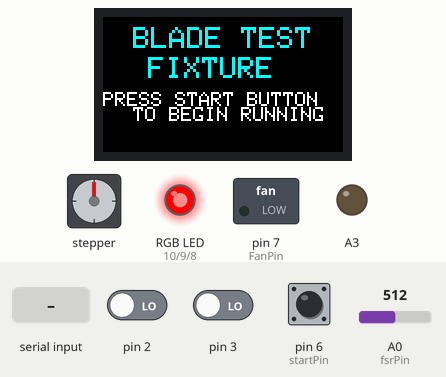
This sketch was run on a simulated Arduino Uno, built with avr-gcc and run on an emulated ATmega328P. On the bench: stepper motor, 240×135 colour display, switched loads named in the sketch (green lamp = pin HIGH), an RGB LED mixed from three pins (HIGH = lit), output pins drawn as LEDs (lit = HIGH). Wiring (inferred from the names in the program): stepper motor driver (200 steps per turn assumed): step pin 4; direction A1. Inputs (shaded band) come from the test bench; at power-on: pin 6 (startPin) LOW, pin 2 LOW, pin 3 LOW, A0 (fsrPin) = 512. Storage starts empty; pins used as bus, display or sensor lines are not drawn; what the sketch prints to the serial monitor is not drawn.

Above: at 1.4 s.
1.5 s: pin 6 (startPin) pulled HIGH for 0.15 s
At 2.4 s:
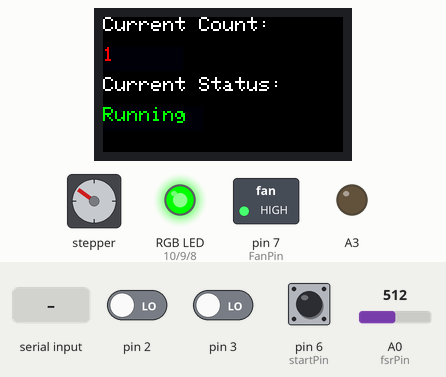
4.6 s: pin 2 driven HIGH
At 8.3 s:
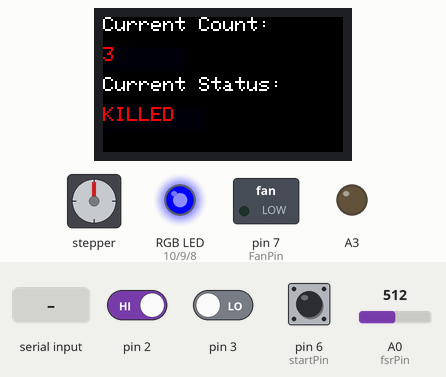
9.1 s: "f\n" received over Serial
At 10.7 s:
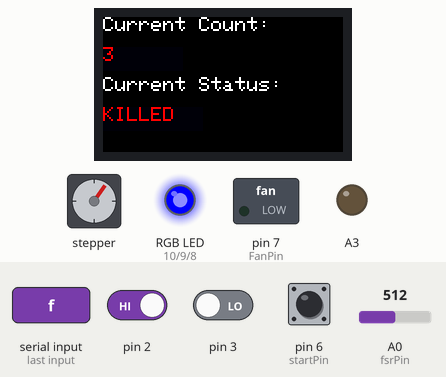
11.3 s: "f\n" received over Serial
At 12.8 s:
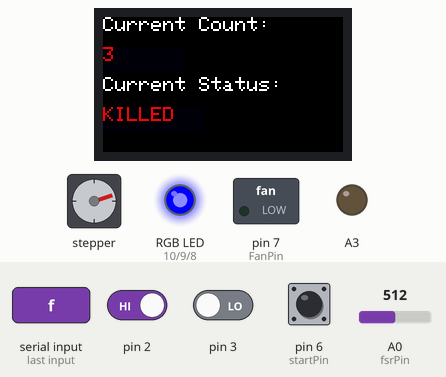
13.1 s: "b\n" received over Serial
At 13.7 s:
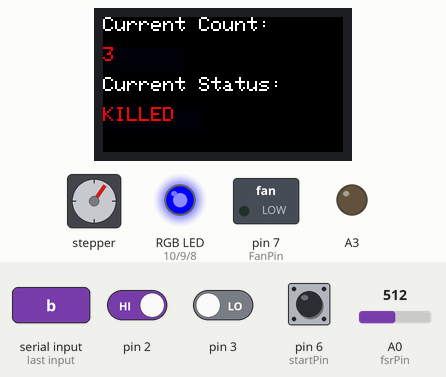
Timing chart, 0 to 15.9 s (numbered marks = the images above; inputs shaded):
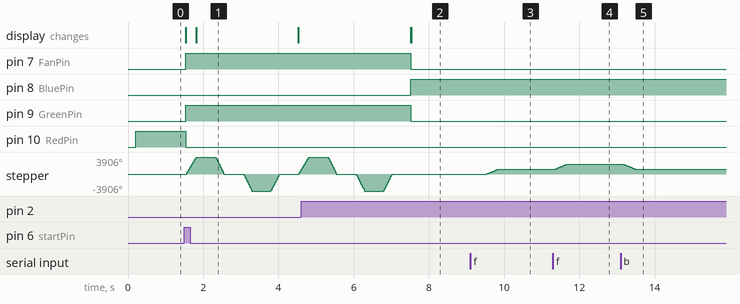

The sketch:

BTF_V2.ino
```cpp
/*
  Analog input, serial output

  Reads an analog input pin, converts it into voltage and converts the voltage into a psi value
  Also prints the results to the Serial Monitor which can be captured using RealTerm/TeraTerm.

  The circuit:
  - Signal pin connected to analog pin 0.
    Rest of the 2 wires of M2000 pressure sensor go to +5V and ground
  - Spits out data every 200 milliseconds

  created 2 Feb. 2021
  modified 3 March 4 2021
  by Andrew Abrego

*/


#include <Adafruit_GFX.h>    // Core graphics library
#include <Adafruit_ST7735.h> // Hardware-specific library for ST7735
#include <Adafruit_ST7789.h> // Hardware-specific library for ST7789
#include <SPI.h>
#include <SD.h>

//file to write to

File myFile;

//Relays Pin
const int dirPin =  A1;
const int stepPin = 4;

//LED Pins
const int RedPin = 10;
const int GreenPin = 9;
const int BluePin = 8;

//Relay Pin
const int FanPin = 7;
const int startPin = 6;

//TFT pins

#define TFT_CS        5                                                   //48
#define TFT_DC        A4                                                   //44
#define TFT_RST       A5
#define TFT_SDCS      A3

//FSR Pins


int fsrPin = 0;     // the FSR and 10K pulldown are connected to a0
float fsrReading;     // the analog reading from the FSR resistor divider

float fsrForce;       // Finally, the resistance converted to force


void check_sum();
void take_measurement();


//adafruit TFT screen

Adafruit_ST7789 tft = Adafruit_ST7789(TFT_CS, TFT_DC, TFT_RST);

//tft function
//void setCursor(uint16_t x0, uint16_t y0);
//void setTextColor(uint16_t color);
//void setTextColor(uint16_t color, uint16_t backgroundcolor);


//Used for the debounce of the pause button.
unsigned long lastDebounceTime = 0;  // the last time the output pin was toggled
unsigned long debounceDelay = 50;

//How much the stepper motor moves by
int steps = 2170 ;
int speed_delay = 50; //delay is in microseconds

//How many steps the Carriage moves when inputted from the Serial Monitor
int Remote_Movement_Steps = 620;

int PausePinState;
int LastPausePinState = LOW;

int count = 0;
int KillSwitchState = 0;
int StartPinState = 0;
int StartFlag = 0;

//sum for the Newtons

float sum = 0;


//commands for buttons in PCB
String command;
String KillSwitch = "false";
bool PauseButtonBool = false;
bool StartButton = false;


//data line for writing the data to the file
String data_line;

//Function Prototypes

void Kill();
void Pause2();
//void printNum(unsigned long num);
void Move_Motor();
void Start();
void RGB_color(int red_light_value, int green_light_value, int blue_light_value);
void my_interrupt_handler();
void update_count(int number);
//void Error_flag();


//These Functions Take Care of Measuring
void getNewtons();

String FileName = "BTF_R4.csv";


void setup() {

  //kill switch
  attachInterrupt(digitalPinToInterrupt(2), Kill, RISING);
  //pause button
  attachInterrupt(digitalPinToInterrupt(3), my_interrupt_handler, RISING);
  // Sets the two pins as Output
  pinMode(stepPin, OUTPUT);
  pinMode(dirPin, OUTPUT);
  pinMode(startPin, INPUT);
  pinMode(FanPin, OUTPUT);

  // lc.shutdown (0, false);                                 // wake up display
  //  lc.setIntensity (0, 4);                                 // set brightness level (0 to 15)
  //  lc.clearDisplay (0);                                    // clear display register
  //  printNum(count);                                        //sets count to zero


  //initializes the TFT Screen


  tft.init(135, 240);
  tft.setRotation(1);
  //Fills The screen with black
  tft.fillScreen(ST77XX_BLACK);


  //creates the current count variable on the
  tft.setCursor(30, 10);
  tft.setTextSize(3);
  tft.setTextColor(0x7FF);
  tft.println("BLADE TEST");
  tft.setCursor(45, 40);
  tft.println("FIXTURE");

  //prints the current status of the rig
  tft.setTextSize(2);
  tft.setCursor(0, 75);
  tft.setTextColor(0xFFFF);
  tft.println("PRESS START BUTTON");
  tft.setCursor(30, 90);
  tft.println("TO BEGIN RUNNING ");

  Serial.begin(9600);

  while (!Serial) {
    ; // wait for serial port to connect. Needed for native USB port only
  }

  Serial.print("Initializing SD card...");

  if (!SD.begin(TFT_SDCS)) {
    //Error_flag();
    while (1)
    {
      RGB_color(0, 0 , 255); //Green
      delay(500);
      RGB_color(0, 0 , 0);
      delay(500);
    }
  }
  Serial.println("initialization done.");

  //pinmodes for multicolor LED
  pinMode(RedPin, OUTPUT);
  pinMode(GreenPin, OUTPUT);
  pinMode(BluePin, OUTPUT);
  RGB_color(255, 0 , 0); //Green
  pinMode(A1, OUTPUT);
  pinMode(A3, OUTPUT);
  pinMode(A4, OUTPUT);
  pinMode(A5, OUTPUT);


  //CopyRight TXT lol for andy and cole

  //writes the initial column headers for the csv file
  myFile = SD.open(FileName, FILE_WRITE);

  // if the file opened okay, write to it:


  //********************************************************************WRITE DATA FOR FILE HERE ***********************************************************************

  if (myFile) {
    Serial.print("Writing to test.txt...");
    myFile.println("Date: , 5/12/2021");
    myFile.println("Time: , 1:13");
    myFile.println("Cycles : , 10000");
    myFile.println("Displacment: , 10mm");
    myFile.println("Speed: , 250 uS");
    myFile.println("");

    myFile.println("Count," "Average Newtons Per Step");
    // close the file:
    myFile.close();
    Serial.println("done.");
  } else {
    // if the file didn't open, print an error:
    Serial.println("error opening File");

  }
}


void loop() {


  if (KillSwitch == "false" && PauseButtonBool == false && StartButton == true) {

    //Green

    RGB_color(0, 255, 0);
    tft.setCursor(0, 60);
    tft.fillRect(0, 90 , 100 , 24, 1); //used to clear the screen
    tft.setCursor(0, 90);
    tft.setTextColor(0x07E0);
    tft.print("Running");

    digitalWrite(dirPin, HIGH); //Changes the rotations direction
    // Makes 400 pulses for making two full cycle rotation
    digitalWrite(FanPin, HIGH);
    //310 steps == 1mm
    for (int x = 0; x < steps; x++) {
      digitalWrite(stepPin, HIGH);
      delayMicroseconds(speed_delay);
      digitalWrite(stepPin, LOW);
      delayMicroseconds(speed_delay);
      //takes measurement every 10 steps (Cant be any faster or Program will not compile)
      //take_measurement();

      if ((x % 200) == 0)
      {
        Serial.println("working");
        getNewtons();
      }

    }


    delay(500);
    digitalWrite(dirPin, LOW); // Enables the motor to move in a particular direction
    // Makes 200 pulses for making one full cycle rotation
    for (int x = 0; x < steps; x++) {
      digitalWrite(stepPin, HIGH);
      delayMicroseconds(speed_delay);
      digitalWrite(stepPin, LOW);
      delayMicroseconds(speed_delay);

      //takes measurement every 10 steps (Cant be any faster or Program will not compile)

    }

    check_sum();

    delay(500); // One second delay


    digitalWrite(dirPin, LOW); //Changes the rotations direction
    // Makes 400 pulses for making two full cycle rotation

    //310 steps == 1mm
    for (int x = 0; x < steps; x++) {
      digitalWrite(stepPin, HIGH);
      delayMicroseconds(speed_delay);
      digitalWrite(stepPin, LOW);
      delayMicroseconds(speed_delay);

    }
    delay(500);
    //Kill();
    // Pause();

    digitalWrite(dirPin, HIGH); // Enables the motor to move in a particular direction
    // Makes 200 pulses for making one full cycle rotation
    for (int x = 0; x < steps; x++) {
      digitalWrite(stepPin, HIGH);
      delayMicroseconds(speed_delay);
      digitalWrite(stepPin, LOW);
      delayMicroseconds(speed_delay);

      //Kill();
      // Pause();
    }

    delay(500); // One second delay
    //Kill();
    //Pause();
    count++;
    update_count(count);
  }
  else
  {

    if (PauseButtonBool == true && KillSwitch == "false" )
    {
      Move_Motor();
      //Yellow
      RGB_color(0, 50, 255);
      tft.setCursor(0, 60);
      tft.fillRect(0, 90 , 100 , 24, 1); //used to clear the screen
      tft.setCursor(0, 90);
      tft.setTextColor(0xFFE0);
      tft.print("Paused");
      delay(1000);
    }

    if (KillSwitch != "false")
    {
      Move_Motor();
      digitalWrite(FanPin, LOW);
      RGB_color(0, 0, 255); //Red
      tft.setCursor(0, 60);
      tft.fillRect(0, 90 , 100 , 24, 1); //used to clear the screen
      tft.setCursor(0, 90);
      tft.setTextColor(0xF800);
      tft.print("KILLED");
      delay(1000);

    }
    Start();
  }

}
//function kills the motor
void Kill()
{
  KillSwitch = "Not true";
  Serial.println("Kill Switch has been Pressed");
}

//Function Pauses the Motor
void Pause2()
{
  int reading = digitalRead(3);
  if (reading == HIGH || count == 10000)
  {
    PauseButtonBool = !PauseButtonBool;
    Serial.print("PauseButtoBoolean state: ");
    Serial.println(PauseButtonBool);
  }

}
//Function Starts the Fixture
void Start()
{

  StartPinState = digitalRead(startPin);
  //Serial.println(StartPinState);
  if (StartPinState == HIGH && StartFlag == 0)
  {
    StartButton = true;
    Serial.print("Operation has been Started");

    tft.fillScreen(ST77XX_BLACK);
    tft.setCursor(0, 0);
    tft.setTextSize(2);
    tft.println("Current Count: ");

    //prints the current status of the rig
    tft.setCursor(0, 60);
    tft.println("Current Status: ");
    StartFlag++;
    count++;
    //updates count on tft
    update_count(count);
  }
}


//7SD numbers

//function to print number to the screen
//void printNum(unsigned long num)                          // print the generated number to the 8-number display
//{
//  unsigned long dig = 1;
//  unsigned long digCnt = 0;
//
//  if ( num > 0 )                                           // if number is greater than zero
//  {
//    while ( num >= dig )                                    // count # of digits
//    {
//      dig *= 10;
//      digCnt++;
//    }
//    for (int d = 0, dig = 10; d < digCnt; d++)           // while more digits
//    {
//      lc.setDigit(0, d, byte(num % 10), false);         // write this digit
//      num /= 10;                                        // writing from right to left
//    }
//  }
//  else
//  {
//    lc.setDigit(0, 0, (byte)0, false);                  // just write a zero
//  }
//}

//Function to move the motor once the device is either paused or killed
void Move_Motor() {
  if (Serial.available() > 0)
  {
    command = Serial.readStringUntil('\n');

    if (command  == "f")
    {
      digitalWrite(dirPin, HIGH); //Changes the rotations direction
      // Makes 400 pulses for making two full cycle rotation
      //310 steps == 1mm
      for (int x = 0; x < Remote_Movement_Steps; x++) {
        digitalWrite(stepPin, LOW);
        delayMicroseconds(250);
        digitalWrite(stepPin, HIGH);
        delayMicroseconds(250);
      }
      delay(500);
    }
    else if (command == "b")
    {
      digitalWrite(dirPin, LOW); //Changes the rotations direction
      // Makes 400 pulses for making two full cycle rotation
      //310 steps == 1mm
      for (int x = 0; x < Remote_Movement_Steps; x++) {
        digitalWrite(stepPin, LOW);
        delayMicroseconds(250);
        digitalWrite(stepPin, HIGH);
        delayMicroseconds(250);
      }
    }
  }
}


void RGB_color(int red_light_value, int green_light_value, int blue_light_value)
{
  analogWrite(RedPin, red_light_value);
  analogWrite(GreenPin, green_light_value);
  analogWrite(BluePin, blue_light_value);
}


void my_interrupt_handler()
{
  int count_test;
  static unsigned long last_interrupt_time = 0;
  unsigned long interrupt_time = millis();
  // If interrupts come faster than 200ms, assume it's a bounce and ignore

  if (interrupt_time - last_interrupt_time > 200)
  {
    int reading2 = digitalRead(3);


    //unsure about code below look at later
    //count_test = count % 10000

    if (reading2 == HIGH)
    {
      PauseButtonBool = !PauseButtonBool;
      Serial.print("PauseButtoBoolean state: ");
      Serial.println(PauseButtonBool);
    }
  }
  last_interrupt_time = interrupt_time;
}

//function to constantly update the count of the device on the TFT

void update_count(int number)
{
  tft.fillRect(0, 30 , 80 , 24, 1); //used to clear the screen
  tft.setTextSize(2);
  tft.setTextColor(0xF800);
  tft.setCursor(0, 30);
  tft.print(number);
}

//takes measuremnt in newtons of the force sensor;

//function triggers kill switch
void check_sum()
{
  //divides the sum of newtons force by the amount of steps (going forward -> then backward <- to origin

  sum = sum/10 ;
  Serial.print(" ");
  Serial.print("Sum: ");
  Serial.println(sum);


  if (sum < .25)
  {
    KillSwitch = "Not true";
  }

  write_to_file(sum, count);

  sum = 0;
}

void write_to_file(float newtons, int count_number)
{
  //strings to convert taken in data to string format in order to write them into data file

  String newton_string, count_string;
  myFile = SD.open(FileName, FILE_WRITE);

  // if the file opened okay, write to it:
  if (myFile) {
    Serial.print("Writing to File...");

    newton_string = String(newtons);
    count_string = String(count_number);

    myFile.println(newton_string + "," + count_string);

    // close the file:
    myFile.close();

    //Serial.println("done.");
  } else {
    // if the file didn't open, print an error:
    Serial.println('E');
  }

}

void getNewtons() {
  fsrReading = analogRead(fsrPin);

  float fsrVoltage;     // the analog reading converted to voltage
  float fsrResistance;  // The voltage converted to resistance, can be very big so make "long"
  float fsrConductance;
  // Serial.print("Analog reading = ");
  // Serial.println(fsrReading);

  // analog voltage reading ranges from about 0 to 1023 which maps to 0V to 5V (= 5000mV)
  fsrVoltage = map(fsrReading, 0, 1023, 0, 5000);
  // Serial.print("Voltage reading in mV = ");
  // Serial.println(fsrVoltage);

  if (fsrVoltage == 0) {
    // Serial.println("No pressure");
  } else {
    // The voltage = Vcc * R / (R + FSR) where R = 10K and Vcc = 5V
    // so FSR = ((Vcc - V) * R) / V        yay math!
    fsrResistance = 5000 - fsrVoltage;     // fsrVoltage is in millivolts so 5V = 5000mV
    fsrResistance *= 10000;                // 10K resistor
    fsrResistance /= fsrVoltage;
    fsrConductance = 1000000;           // we measure in micromhos so
    fsrConductance /= fsrResistance;


    // Use the two FSR guide graphs to approximate the force
    if (fsrConductance <= 1000) {
      fsrForce = fsrConductance / 80;
      //Serial.print("Force in Newtons: ");
      //Serial.println(fsrForce);
    } else {
      fsrForce = fsrConductance - 1000;
      fsrForce /= 30;
      //Serial.print("Force in Newtons: ");
      //Serial.println(fsrForce);
    }
  }
  //Serial.println("--------------------");

  sum = sum + fsrForce;
  Serial.print(sum);
}

//This Function Displays an Error Message
//void Error_flag()
//{
//  tft.fillScreen(ST77XX_BLACK);
//  Serial.println("2");
//  tft.setCursor(0, 10);
//  tft.setTextSize(3);
//  tft.setTextColor(0xF800);
//  tft.println("MAJOR ERROR!");
//  tft.setTextSize(2);
//  tft.setTextColor(0xFFFF);
//  tft.setCursor(30, 60);
//  tft.println("INSERT SD CARD");
//  tft.setCursor(20, 80);
//  tft.println("AND RESET DEVICE");
//  tft.setCursor(20, 100);
//  tft.println("VIA RESET BUTTON");
//  Serial.println("initialization failed!");
//}
```

Measured:
- after the input at 1.5 s, pin 7 (FanPin), pin 9 (GreenPin): LOW → HIGH at once; pin 10 (RedPin): HIGH → LOW at once; stepper: turns 3906° clockwise in 0.26 s, then 3906° counter-clockwise in 0.23 s, then 3906° counter-clockwise in 0.23 s, then 3906° clockwise in 0.23 s, and so on; the display: first changes at once (image 1 shows a later state)
- after the input at 4.6 s, pin 7 (FanPin), pin 9 (GreenPin): HIGH → LOW after 2.9 s; pin 8 (BluePin): LOW → HIGH after 2.9 s; the display: first differs from a run without the input after 2.9 s (image 2)
- after the input at 9.1 s, stepper: turns 1116° clockwise in 0.31 s, starting after 0.43 s
- after the input at 11.3 s, stepper: turns 1116° clockwise in 0.31 s, starting after 0.05 s
- after the input at 13.1 s, stepper: turns 1116° counter-clockwise in 0.32 s, starting after 0.07 s
